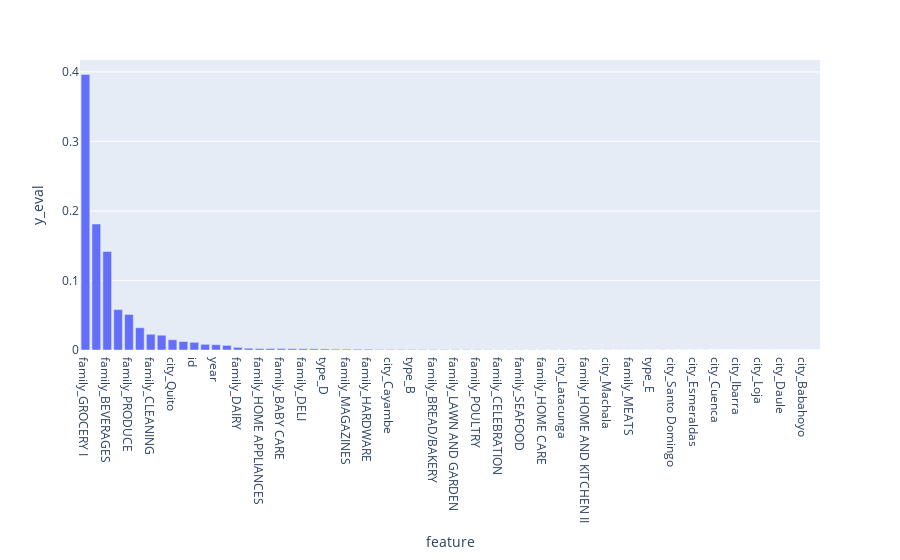

The cell this chart's notebook holds for it:
### Code cell
# Assuming X_eval is your feature matrix and y_eval is the target variable
rf_importance = pd.DataFrame({'feature': X_eval.columns, 'y_eval': rf.feature_importances_})
rf_importance.sort_values(by='y_eval', ascending=False, inplace=True)

fig = px.bar(rf_importance, x='feature', y='y_eval')
fig.show()

### Figure 1 — Plotly figure (JSON) as saved in the notebook; plotly's stock layout.template omitted (floating-point values rounded to 4 significant figures)
{"data": [{"alignmentgroup": "True", "hovertemplate": "feature=%{x}<br>y_eval=%{y}<extra></extra>", "legendgroup": "", "marker": {"color": "#636efa", "pattern": {"shape": ""}}, "name": "", "offsetgroup": "", "orientation": "v", "showlegend": false, "textposition": "auto", "type": "bar", "x": ["family_GROCERY I", "onpromotion", "family_BEVERAGES", "transactions", "family_PRODUCE", "type_A", "family_CLEANING", "store_nbr", "city_Quito", "type_C", "id", "dcoilwtico", "year", "cluster", "family_DAIRY", "family_BOOKS", "family_HOME APPLIANCES", "month", "family_BABY CARE", "family_PET SUPPLIES", "family_DELI", "family_SCHOOL AND OFFICE SUPPLIES", "type_D", "family_PERSONAL CARE", "family_MAGAZINES", "family_BEAUTY", "family_HARDWARE", "family_AUTOMOTIVE", "city_Cayambe", "family_EGGS", "type_B", "family_LADIESWEAR", "family_BREAD/BAKERY", "city_Guayaquil", "family_LAWN AND GARDEN", "family_LINGERIE", "family_POULTRY", "city_El Carmen", "family_CELEBRATION", "family_FROZEN FOODS", "family_SEAFOOD", "city_Ambato", "family_HOME CARE", "family_PLAYERS AND ELECTRONICS", "city_Latacunga", "city_Playas", "family_HOME AND KITCHEN II", "family_GROCERY II", "city_Machala", "city_Manta", "family_MEATS", "family_HOME AND KITCHEN I", "type_E", "family_PREPARED FOODS", "city_Santo Domingo", "city_Salinas", "city_Esmeraldas", "city_Riobamba", "city_Cuenca", "city_Puyo", "city_Ibarra", "family_LIQUOR,WINE,BEER", "city_Loja", "city_Guaranda", "city_Daule", "city_Quevedo", "city_Babahoyo", "city_Libertad"], "xaxis": "x", "y": [0.3962, 0.1812, 0.1417, 0.05815, 0.05115, 0.03204, 0.02261, 0.02125, 0.01474, 0.01217, 0.01105, 0.008182, 0.007683, 0.006634, 0.003801, 0.002508, 0.002154, 0.002097, 0.002077, 0.001879, 0.001827, 0.001676, 0.001509, 0.00124, 0.00123, 0.001175, 0.00114, 0.0008098, 0.0007878, 0.0007866, 0.0007613, 0.0006899, 0.0005766, 0.0005107, 0.0005084, 0.0005068, 0.0004327, 0.000384, 0.0003442, 0.0003306, 0.0003274, 0.0003221, 0.000288, 0.0002702, 0.0002601, 0.0002295, 0.0002104, 0.0001888, 0.0001871, 0.0001548, 0.0001456, 0.0001322, 0.0001321, 0.0001286, 9.858e-05, 9.79e-05, 5.335e-05, 5.289e-05, 4.702e-05, 3.741e-05, 3.522e-05, 2.3e-05, 2.284e-05, 1.736e-05, 1.373e-05, 1.369e-05, 1.088e-05, 6.927e-06], "yaxis": "y"}], "layout": {"barmode": "relative", "legend": {"tracegroupgap": 0}, "margin": {"t": 60}, "xaxis": {"anchor": "y", "domain": [0, 1], "title": {"text": "feature"}}, "yaxis": {"anchor": "x", "domain": [0, 1], "title": {"text": "y_eval"}}}}
